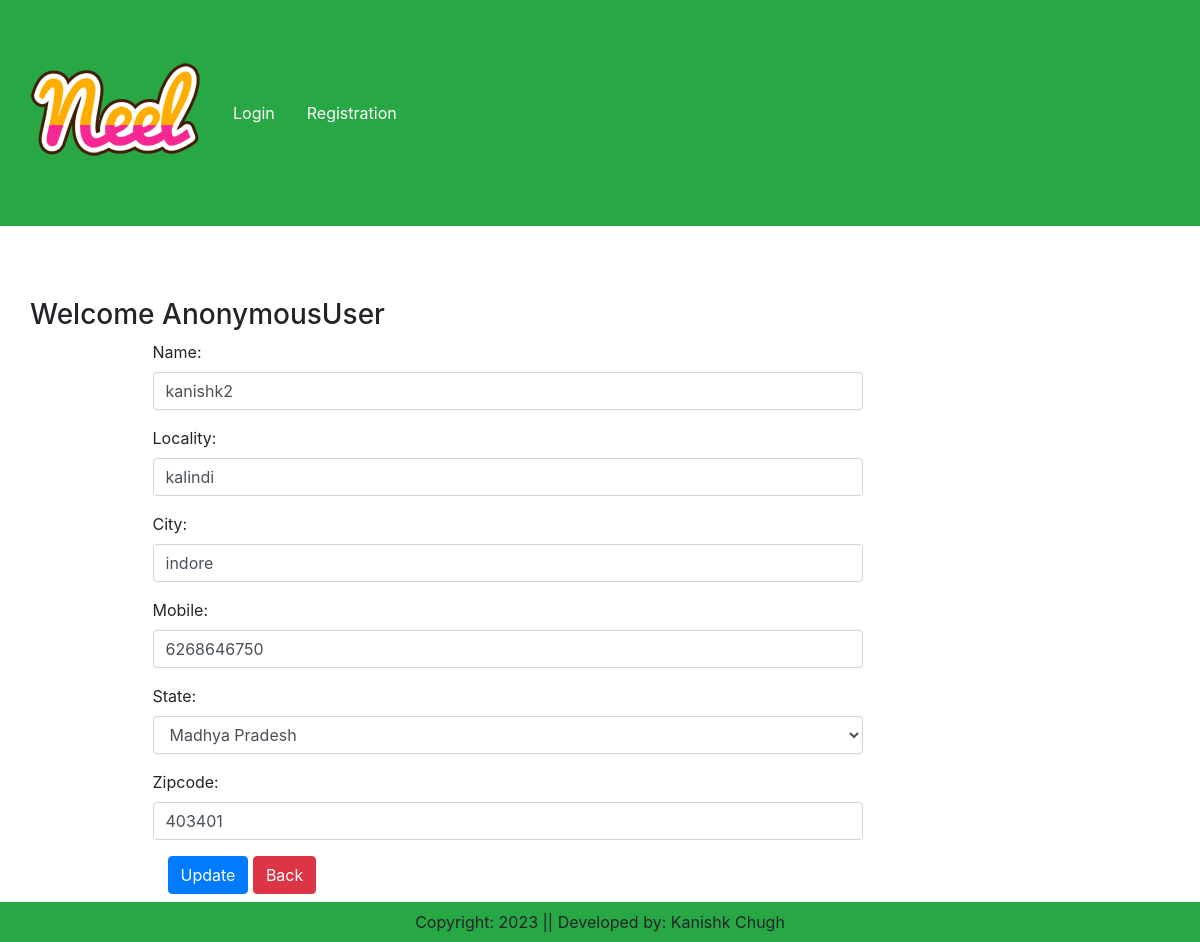
Screenshot of /updateAddress/1 with the database file from the repository.
### app/models.py (models this page shows, shortened)
class Customer(models.Model):
    user = models.ForeignKey(User, on_delete = models.CASCADE)
    name = models.CharField(max_length = 100)
    locality = models.CharField(max_length = 100)
    city = models.CharField(max_length = 100)
    mobile = models.IntegerField(default = 0)
    zipcode = models.IntegerField()
    state = models.CharField(choices = STATE_CHOICES, max_length = 100)

### app/views.py (the view, shortened to what this page needs)
# urls.py: path('updateAddress/<int:pk>', views.updateAddress.as_view(), name = 'updateAddress'),
class updateAddress(View):
    def get(self, request, pk):
        add = Customer.objects.get(pk = pk)
        form = CustomerProfileForm(instance=add)
        return render(request, 'app/updateAddress.html', locals())

### app/forms.py
class CustomerProfileForm(forms.ModelForm):
    class Meta:
        model = Customer
        fields = ['name', 'locality', 'city', 'mobile', 'state', 'zipcode']
        widgets = {
            'name' : forms.TextInput(attrs={'class' : 'form-control'}),
            'locality' : forms.TextInput(attrs={'class' : 'form-control'}),
            'city' : forms.TextInput(attrs={'class' : 'form-control'}),
            'mobile' : forms.NumberInput(attrs={'class' : 'form-control'}),
            'state' : forms.Select(attrs={'class' : 'form-control'}),
            'zipcode' : forms.TextInput(attrs={'class' : 'form-control'}),
        }

### app/templates/app/updateAddress.html (shortened to what this page needs)
{% extends 'app/base.html' %}
{% load static %}
{% block main-content %}
    <div class="container my-5">
        <div class="row">
            <h3>Welcome <span class="text-capitalize">{{ request.user }}</span></h3>
        </div>
        <div class="col-sm-8 offset-sm-1">
            <form method="post">
                {% for field in form %}
                    <div class="form-group">
                        {{ field.label_tag }}
                        {{ field }}
                    </div>
                {% endfor %}
                <div class="col-12 mt-3">
                    <button type="submit" class="btn btn-primary">Update</button>
                    <a href="{% url 'address' %}" class="btn btn-danger">Back</a>
                </div>
            </form>
        </div>
    </div>
{% endblock main-content %}

### rows the page displays
Customer: form "kanishk2" "kalindi" "indore" "6268646750" "Madhya Pradesh" "403401"

### other values shown
{{ request.user }} "AnonymousUser"
{{ field.label_tag }} "Name:" "Locality:" "City:" "Mobile:" "State:" "Zipcode:"
